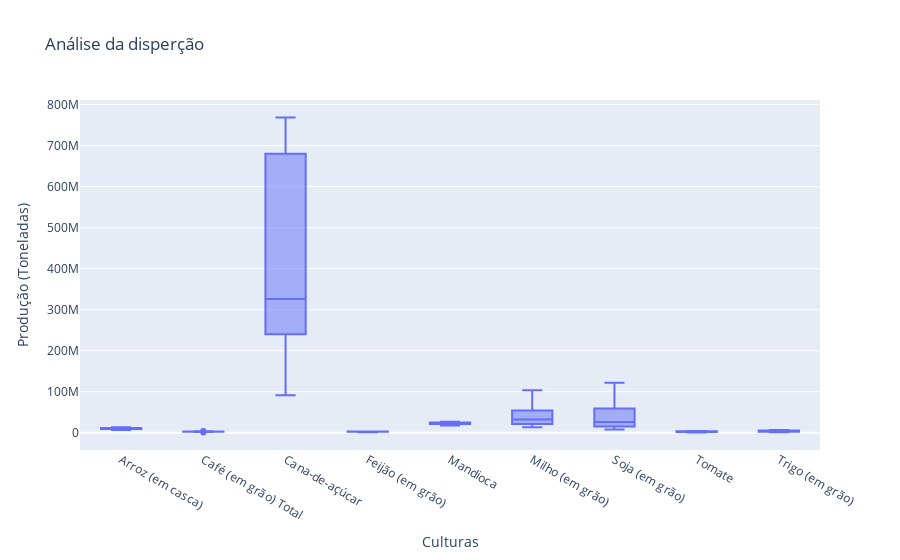

Here is the notebook cell this chart was saved with:
### Markdown cell above
#### Boxplots

### Code cell
px.box(producao, title = 'Análise da disperção', labels = {'value': 'Produção (Toneladas)', 'variable' : 'Culturas'} )

### Figure 1 — Plotly figure (JSON) as saved in the notebook; plotly's stock layout.template omitted (floating-point values rounded to 4 significant figures; data arrays with more than 128 entries replaced by an {"elided": "..."} marker saying what was removed)
{"data": [{"alignmentgroup": "True", "hovertemplate": "Culturas=%{x}<br>Produção (Toneladas)=%{y}<extra></extra>", "legendgroup": "", "marker": {"color": "#636efa"}, "name": "", "notched": false, "offsetgroup": "", "orientation": "v", "showlegend": false, "type": "box", "x": {"elided": "423 str values"}, "x0": " ", "xaxis": "x", "y": {"elided": "423 int values"}, "y0": " ", "yaxis": "y"}], "layout": {"boxmode": "group", "legend": {"tracegroupgap": 0}, "title": {"text": "Análise da disperção"}, "xaxis": {"anchor": "y", "domain": [0, 1], "title": {"text": "Culturas"}}, "yaxis": {"anchor": "x", "domain": [0, 1], "title": {"text": "Produção (Toneladas)"}}}}
